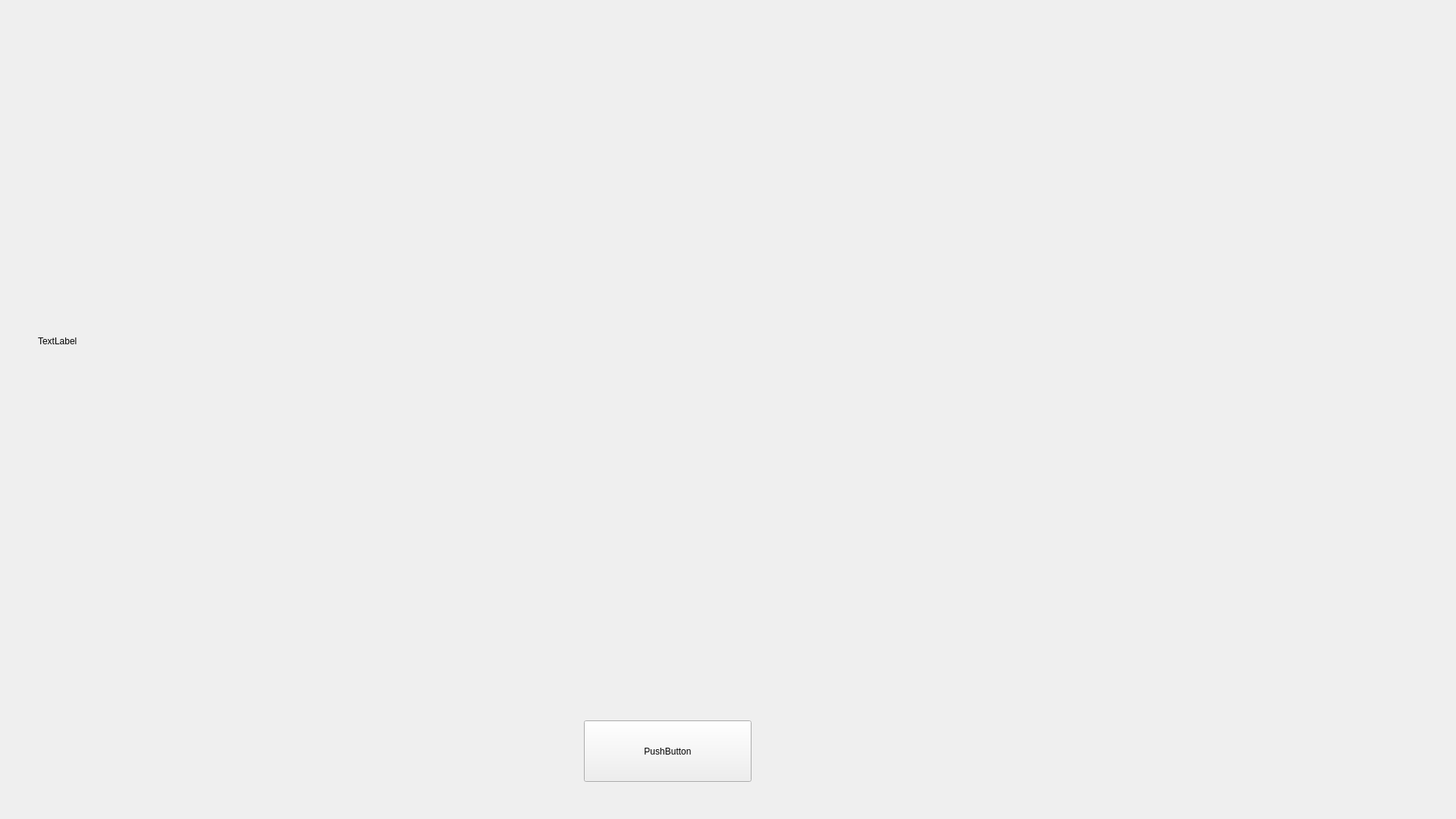
<?xml version="1.0" encoding="UTF-8"?>
<ui version="4.0">
 <class>QT_yolo_TrainClass</class>
 <widget class="QMainWindow" name="QT_yolo_TrainClass">
  <property name="geometry">
   <rect>
    <x>0</x>
    <y>0</y>
    <width>1920</width>
    <height>1080</height>
   </rect>
  </property>
  <property name="windowTitle">
   <string>MainWindow</string>
  </property>
  <property name="styleSheet">
   <string notr="true">background-image:url(&quot;blackboard.jpg&quot;)</string>
  </property>
  <widget class="QWidget" name="centralwidget">
   <widget class="QPushButton" name="pushButton">
    <property name="geometry">
     <rect>
      <x>770</x>
      <y>950</y>
      <width>221</width>
      <height>81</height>
     </rect>
    </property>
    <property name="styleSheet">
     <string notr="true">background-image: url(&quot;&quot;)</string>
    </property>
    <property name="text">
     <string>PushButton</string>
    </property>
   </widget>
   <widget class="QLabel" name="label">
    <property name="geometry">
     <rect>
      <x>50</x>
      <y>50</y>
      <width>1600</width>
      <height>800</height>
     </rect>
    </property>
    <property name="text">
     <string>TextLabel</string>
    </property>
   </widget>
  </widget>
 </widget>
 <resources/>
 <connections/>
</ui>
